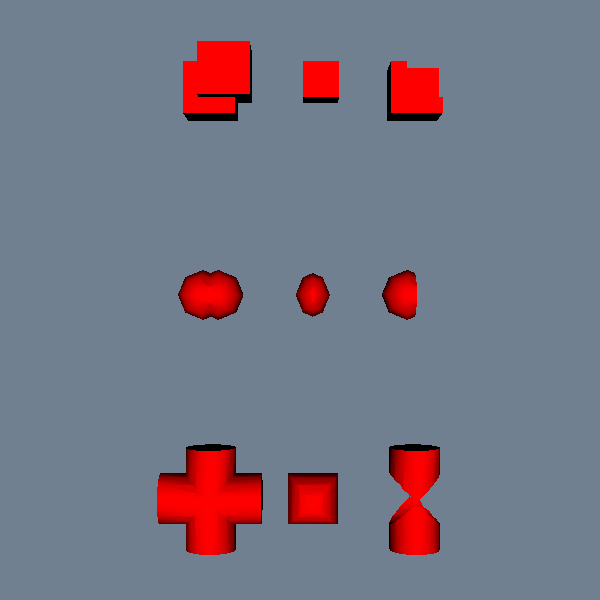

Write Python code to recreate this figure.
#!/usr/bin/env python

# Demonstrate vtkLoopBooleanPolyDataFilter with union, intersection, and
# difference operations on spheres, cubes, and cylinders arranged in a
# 3x3 grid layout.

# Factory overrides
import vtkmodules.vtkInteractionStyle  # noqa: F401
import vtkmodules.vtkRenderingOpenGL2  # noqa: F401

from vtkmodules.vtkFiltersCore import vtkTriangleFilter
from vtkmodules.vtkFiltersModeling import vtkLinearSubdivisionFilter
from vtkmodules.vtkFiltersGeneral import (
    vtkLoopBooleanPolyDataFilter,
    vtkTransformPolyDataFilter,
)
from vtkmodules.vtkFiltersSources import (
    vtkCubeSource,
    vtkCylinderSource,
    vtkSphereSource,
)
from vtkmodules.vtkCommonTransforms import vtkTransform
from vtkmodules.vtkRenderingCore import (
    vtkActor,
    vtkPolyDataMapper,
    vtkRenderWindow,
    vtkRenderWindowInteractor,
    vtkRenderer,
)

# --- Sphere boolean operations (row 0, y=0) ---

# Union
sphere_0a = vtkSphereSource()
sphere_0a.SetCenter(-0.15 - 2.0, 0.0, 0.0)

sphere_0b = vtkSphereSource()
sphere_0b.SetCenter(0.15 - 2.0, 0.0, 0.0)

bool_sphere_union = vtkLoopBooleanPolyDataFilter()
bool_sphere_union.SetOperationToUnion()
bool_sphere_union.SetInputConnection(0, sphere_0a.GetOutputPort())
bool_sphere_union.SetInputConnection(1, sphere_0b.GetOutputPort())
bool_sphere_union.Update()

output_su = bool_sphere_union.GetOutput()
output_su.GetCellData().SetActiveScalars("FreeEdge")
mapper_su = vtkPolyDataMapper()
mapper_su.SetInputData(output_su)
mapper_su.SetScalarRange(0, 1)
mapper_su.SetScalarModeToUseCellData()
actor_su = vtkActor()
actor_su.SetMapper(mapper_su)

# Intersection
sphere_1a = vtkSphereSource()
sphere_1a.SetCenter(-0.15, 0.0, 0.0)

sphere_1b = vtkSphereSource()
sphere_1b.SetCenter(0.15, 0.0, 0.0)

bool_sphere_inter = vtkLoopBooleanPolyDataFilter()
bool_sphere_inter.SetOperationToIntersection()
bool_sphere_inter.SetInputConnection(0, sphere_1a.GetOutputPort())
bool_sphere_inter.SetInputConnection(1, sphere_1b.GetOutputPort())
bool_sphere_inter.Update()

output_si = bool_sphere_inter.GetOutput()
output_si.GetCellData().SetActiveScalars("FreeEdge")
mapper_si = vtkPolyDataMapper()
mapper_si.SetInputData(output_si)
mapper_si.SetScalarRange(0, 1)
mapper_si.SetScalarModeToUseCellData()
actor_si = vtkActor()
actor_si.SetMapper(mapper_si)

# Difference
sphere_2a = vtkSphereSource()
sphere_2a.SetCenter(-0.15 + 2.0, 0.0, 0.0)

sphere_2b = vtkSphereSource()
sphere_2b.SetCenter(0.15 + 2.0, 0.0, 0.0)

bool_sphere_diff = vtkLoopBooleanPolyDataFilter()
bool_sphere_diff.SetOperationToDifference()
bool_sphere_diff.SetInputConnection(0, sphere_2a.GetOutputPort())
bool_sphere_diff.SetInputConnection(1, sphere_2b.GetOutputPort())
bool_sphere_diff.Update()

output_sd = bool_sphere_diff.GetOutput()
output_sd.GetCellData().SetActiveScalars("FreeEdge")
mapper_sd = vtkPolyDataMapper()
mapper_sd.SetInputData(output_sd)
mapper_sd.SetScalarRange(0, 1)
mapper_sd.SetScalarModeToUseCellData()
actor_sd = vtkActor()
actor_sd.SetMapper(mapper_sd)

# --- Cube boolean operations (row 1, y=4) ---

# Cube union.
cube_u0 = vtkCubeSource()
cube_u0.SetCenter(-2.0, 4.0, 0.0)
tri_cu0 = vtkTriangleFilter()
tri_cu0.SetInputConnection(cube_u0.GetOutputPort())
sub_cu0 = vtkLinearSubdivisionFilter()
sub_cu0.SetInputConnection(tri_cu0.GetOutputPort())
cube_u1 = vtkCubeSource()
cube_u1.SetCenter(-1.7, 4.3, 0.3)
tri_cu1 = vtkTriangleFilter()
tri_cu1.SetInputConnection(cube_u1.GetOutputPort())
sub_cu1 = vtkLinearSubdivisionFilter()
sub_cu1.SetInputConnection(tri_cu1.GetOutputPort())
bool_cube_union = vtkLoopBooleanPolyDataFilter()
bool_cube_union.SetOperationToUnion()
bool_cube_union.SetInputConnection(0, sub_cu0.GetOutputPort())
bool_cube_union.SetInputConnection(1, sub_cu1.GetOutputPort())
bool_cube_union.Update()
output_cu = bool_cube_union.GetOutput()
output_cu.GetCellData().SetActiveScalars("FreeEdge")
mapper_cu = vtkPolyDataMapper()
mapper_cu.SetInputData(output_cu)
mapper_cu.SetScalarRange(0, 1)
mapper_cu.SetScalarModeToUseCellData()
actor_cu = vtkActor()
actor_cu.SetMapper(mapper_cu)

# Cube intersection.
cube_i0 = vtkCubeSource()
cube_i0.SetCenter(0.0, 4.0, 0.0)
tri_ci0 = vtkTriangleFilter()
tri_ci0.SetInputConnection(cube_i0.GetOutputPort())
sub_ci0 = vtkLinearSubdivisionFilter()
sub_ci0.SetInputConnection(tri_ci0.GetOutputPort())
cube_i1 = vtkCubeSource()
cube_i1.SetCenter(0.3, 4.3, 0.3)
tri_ci1 = vtkTriangleFilter()
tri_ci1.SetInputConnection(cube_i1.GetOutputPort())
sub_ci1 = vtkLinearSubdivisionFilter()
sub_ci1.SetInputConnection(tri_ci1.GetOutputPort())
bool_cube_inter = vtkLoopBooleanPolyDataFilter()
bool_cube_inter.SetOperationToIntersection()
bool_cube_inter.SetInputConnection(0, sub_ci0.GetOutputPort())
bool_cube_inter.SetInputConnection(1, sub_ci1.GetOutputPort())
bool_cube_inter.Update()
output_ci = bool_cube_inter.GetOutput()
output_ci.GetCellData().SetActiveScalars("FreeEdge")
mapper_ci = vtkPolyDataMapper()
mapper_ci.SetInputData(output_ci)
mapper_ci.SetScalarRange(0, 1)
mapper_ci.SetScalarModeToUseCellData()
actor_ci = vtkActor()
actor_ci.SetMapper(mapper_ci)

# Cube difference.
cube_d0 = vtkCubeSource()
cube_d0.SetCenter(2.0, 4.0, 0.0)
tri_cd0 = vtkTriangleFilter()
tri_cd0.SetInputConnection(cube_d0.GetOutputPort())
sub_cd0 = vtkLinearSubdivisionFilter()
sub_cd0.SetInputConnection(tri_cd0.GetOutputPort())
cube_d1 = vtkCubeSource()
cube_d1.SetCenter(2.3, 4.3, 0.3)
tri_cd1 = vtkTriangleFilter()
tri_cd1.SetInputConnection(cube_d1.GetOutputPort())
sub_cd1 = vtkLinearSubdivisionFilter()
sub_cd1.SetInputConnection(tri_cd1.GetOutputPort())
bool_cube_diff = vtkLoopBooleanPolyDataFilter()
bool_cube_diff.SetOperationToDifference()
bool_cube_diff.SetInputConnection(0, sub_cd0.GetOutputPort())
bool_cube_diff.SetInputConnection(1, sub_cd1.GetOutputPort())
bool_cube_diff.Update()
output_cd = bool_cube_diff.GetOutput()
output_cd.GetCellData().SetActiveScalars("FreeEdge")
mapper_cd = vtkPolyDataMapper()
mapper_cd.SetInputData(output_cd)
mapper_cd.SetScalarRange(0, 1)
mapper_cd.SetScalarModeToUseCellData()
actor_cd = vtkActor()
actor_cd.SetMapper(mapper_cd)

# --- Cylinder boolean operations (row 2, y=-4) ---

# Cylinder union.
cyl_u0 = vtkCylinderSource()
cyl_u0.SetHeight(2.0)
cyl_u0.SetRadius(0.5)
cyl_u0.SetResolution(15)
tri_cyu0 = vtkTriangleFilter()
tri_cyu0.SetInputConnection(cyl_u0.GetOutputPort())
move_u0 = vtkTransform()
move_u0.Translate(-2.0, -4.0, 0.0)
xform_u0 = vtkTransformPolyDataFilter()
xform_u0.SetInputConnection(tri_cyu0.GetOutputPort())
xform_u0.SetTransform(move_u0)
cyl_u1 = vtkCylinderSource()
cyl_u1.SetHeight(2.0)
cyl_u1.SetRadius(0.5)
cyl_u1.SetResolution(15)
rot_u1 = vtkTransform()
rot_u1.RotateZ(90)
rot_u1.Translate(0, 0, 0)
xform_rot_u1 = vtkTransformPolyDataFilter()
xform_rot_u1.SetInputConnection(cyl_u1.GetOutputPort())
xform_rot_u1.SetTransform(rot_u1)
tri_cyu1 = vtkTriangleFilter()
tri_cyu1.SetInputConnection(xform_rot_u1.GetOutputPort())
move_u1 = vtkTransform()
move_u1.Translate(-2.0, -4.0, 0.0)
xform_u1 = vtkTransformPolyDataFilter()
xform_u1.SetInputConnection(tri_cyu1.GetOutputPort())
xform_u1.SetTransform(move_u1)
bool_cyl_union = vtkLoopBooleanPolyDataFilter()
bool_cyl_union.SetOperationToUnion()
bool_cyl_union.SetInputConnection(0, xform_u0.GetOutputPort())
bool_cyl_union.SetInputConnection(1, xform_u1.GetOutputPort())
bool_cyl_union.Update()
output_cyu = bool_cyl_union.GetOutput()
output_cyu.GetCellData().SetActiveScalars("FreeEdge")
mapper_cyu = vtkPolyDataMapper()
mapper_cyu.SetInputData(output_cyu)
mapper_cyu.SetScalarRange(0, 1)
mapper_cyu.SetScalarModeToUseCellData()
actor_cyu = vtkActor()
actor_cyu.SetMapper(mapper_cyu)

# Cylinder intersection.
cyl_i0 = vtkCylinderSource()
cyl_i0.SetHeight(2.0)
cyl_i0.SetRadius(0.5)
cyl_i0.SetResolution(15)
tri_cyi0 = vtkTriangleFilter()
tri_cyi0.SetInputConnection(cyl_i0.GetOutputPort())
move_i0 = vtkTransform()
move_i0.Translate(0.0, -4.0, 0.0)
xform_i0 = vtkTransformPolyDataFilter()
xform_i0.SetInputConnection(tri_cyi0.GetOutputPort())
xform_i0.SetTransform(move_i0)
cyl_i1 = vtkCylinderSource()
cyl_i1.SetHeight(2.0)
cyl_i1.SetRadius(0.5)
cyl_i1.SetResolution(15)
rot_i1 = vtkTransform()
rot_i1.RotateZ(90)
rot_i1.Translate(0, 0, 0)
xform_rot_i1 = vtkTransformPolyDataFilter()
xform_rot_i1.SetInputConnection(cyl_i1.GetOutputPort())
xform_rot_i1.SetTransform(rot_i1)
tri_cyi1 = vtkTriangleFilter()
tri_cyi1.SetInputConnection(xform_rot_i1.GetOutputPort())
move_i1 = vtkTransform()
move_i1.Translate(0.0, -4.0, 0.0)
xform_i1 = vtkTransformPolyDataFilter()
xform_i1.SetInputConnection(tri_cyi1.GetOutputPort())
xform_i1.SetTransform(move_i1)
bool_cyl_inter = vtkLoopBooleanPolyDataFilter()
bool_cyl_inter.SetOperationToIntersection()
bool_cyl_inter.SetInputConnection(0, xform_i0.GetOutputPort())
bool_cyl_inter.SetInputConnection(1, xform_i1.GetOutputPort())
bool_cyl_inter.Update()
output_cyi = bool_cyl_inter.GetOutput()
output_cyi.GetCellData().SetActiveScalars("FreeEdge")
mapper_cyi = vtkPolyDataMapper()
mapper_cyi.SetInputData(output_cyi)
mapper_cyi.SetScalarRange(0, 1)
mapper_cyi.SetScalarModeToUseCellData()
actor_cyi = vtkActor()
actor_cyi.SetMapper(mapper_cyi)

# Cylinder difference.
cyl_d0 = vtkCylinderSource()
cyl_d0.SetHeight(2.0)
cyl_d0.SetRadius(0.5)
cyl_d0.SetResolution(15)
tri_cyd0 = vtkTriangleFilter()
tri_cyd0.SetInputConnection(cyl_d0.GetOutputPort())
move_d0 = vtkTransform()
move_d0.Translate(2.0, -4.0, 0.0)
xform_d0 = vtkTransformPolyDataFilter()
xform_d0.SetInputConnection(tri_cyd0.GetOutputPort())
xform_d0.SetTransform(move_d0)
cyl_d1 = vtkCylinderSource()
cyl_d1.SetHeight(2.0)
cyl_d1.SetRadius(0.5)
cyl_d1.SetResolution(15)
rot_d1 = vtkTransform()
rot_d1.RotateZ(90)
rot_d1.Translate(0, 0, 0)
xform_rot_d1 = vtkTransformPolyDataFilter()
xform_rot_d1.SetInputConnection(cyl_d1.GetOutputPort())
xform_rot_d1.SetTransform(rot_d1)
tri_cyd1 = vtkTriangleFilter()
tri_cyd1.SetInputConnection(xform_rot_d1.GetOutputPort())
move_d1 = vtkTransform()
move_d1.Translate(2.0, -4.0, 0.0)
xform_d1 = vtkTransformPolyDataFilter()
xform_d1.SetInputConnection(tri_cyd1.GetOutputPort())
xform_d1.SetTransform(move_d1)
bool_cyl_diff = vtkLoopBooleanPolyDataFilter()
bool_cyl_diff.SetOperationToDifference()
bool_cyl_diff.SetInputConnection(0, xform_d0.GetOutputPort())
bool_cyl_diff.SetInputConnection(1, xform_d1.GetOutputPort())
bool_cyl_diff.Update()
output_cyd = bool_cyl_diff.GetOutput()
output_cyd.GetCellData().SetActiveScalars("FreeEdge")
mapper_cyd = vtkPolyDataMapper()
mapper_cyd.SetInputData(output_cyd)
mapper_cyd.SetScalarRange(0, 1)
mapper_cyd.SetScalarModeToUseCellData()
actor_cyd = vtkActor()
actor_cyd.SetMapper(mapper_cyd)

# Renderer
renderer = vtkRenderer()
renderer.AddActor(actor_su)
renderer.AddActor(actor_si)
renderer.AddActor(actor_sd)
renderer.AddActor(actor_cu)
renderer.AddActor(actor_ci)
renderer.AddActor(actor_cd)
renderer.AddActor(actor_cyu)
renderer.AddActor(actor_cyi)
renderer.AddActor(actor_cyd)
renderer.SetBackground(0.4392, 0.5020, 0.5647)

# Window
render_window = vtkRenderWindow()
render_window.AddRenderer(renderer)
render_window.SetSize(600, 600)
render_window.SetWindowName("loop boolean polydata")

# Interactor
interactor = vtkRenderWindowInteractor()
interactor.SetRenderWindow(render_window)

interactor.Initialize()
interactor.Start()
